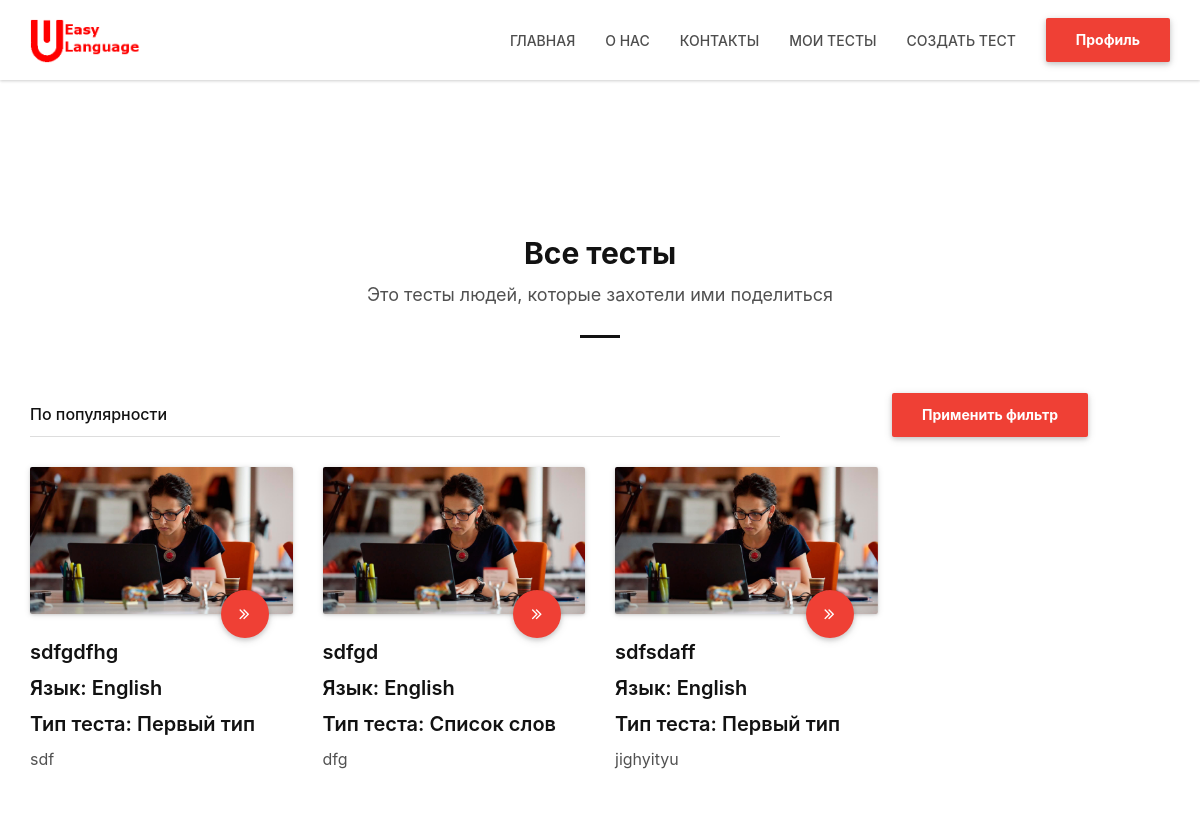
/ (signed in), run on the app's committed database.
### data/tests.py (models this page shows)
class Test(SqlAlchemyBase, SerializerMixin):
    __tablename__ = 'tests'
    id = sqlalchemy.Column(sqlalchemy.Integer,
                           primary_key=True, autoincrement=True)
    title = sqlalchemy.Column(sqlalchemy.String, nullable=True)
    title_picture = sqlalchemy.Column(sqlalchemy.String, nullable=True)
    type = sqlalchemy.Column(sqlalchemy.String, nullable=True)
    made_date = sqlalchemy.Column(sqlalchemy.DateTime,
                                  default=datetime.datetime.now)
    creator = sqlalchemy.Column(sqlalchemy.Integer,
                                sqlalchemy.ForeignKey("users.id"))
    language_id = sqlalchemy.Column(sqlalchemy.Integer,
                                    sqlalchemy.ForeignKey("categories.id"))
    open = sqlalchemy.Column(sqlalchemy.Boolean, nullable=True,
                             default=False)
    description = sqlalchemy.Column(sqlalchemy.String, nullable=True)
    data = sqlalchemy.Column(sqlalchemy.String, nullable=True, default='{}')
    popularity = sqlalchemy.Column(sqlalchemy.Integer, default=0)
    language = orm.relation('Category')
    user = orm.relation('User')

### main.py (the view)
@application.route('/index/', methods=['GET', 'POST'])
@application.route('/index/<int:page_id>', methods=['GET', 'POST'])
@application.route('/', methods=['GET', 'POST'])
@application.route('/<int:page_id>', methods=['GET', 'POST'])
def index(page_id=1):
    session['current_second_test_length'] = 2
    session['current_first_test_length'] = 2
    session['current_images_stack'] = []
    if not current_user.is_authenticated:
        return render_template('index.html')
    db_sess = db_session.create_session()
    user = db_sess.query(User).filter(User.id == current_user.get_id()).first()
    if request.method == 'POST':
        block_filter = {'По популярности': 0, 'По названию': 1, 'По дате (сначала старые)': 2,
                        'По дате (сначала новые)': 3}
        user.current_filter = block_filter[str(request.form).split('block_filter')[-1].split("'")[2]]
        db_sess.add(user)
        db_sess.commit()
    tests = db_sess.query(Test).filter(Test.open == 1).all()
    if len(tests) // 12 + 1 < page_id:
        abort(404)
    languages = {}
    for i in db_sess.query(Category).all():
        languages[i.id] = i.name
    for i in tests:
        i.test_language = languages[i.language_id]
    if user.current_filter == 0:
        tests = sorted(tests, key=lambda x: int(x.popularity), reverse=True)
    if user.current_filter == 1:
        tests = sorted(tests, key=lambda x: x.title)
    if user.current_filter == 2:
        tests = sorted(tests, key=lambda x: x.made_date, reverse=True)
    if user.current_filter == 3:
        tests = sorted(tests, key=lambda x: x.made_date)
    if len(tests) > 12 * page_id:
        next_page_id = page_id + 1
    else:
        next_page_id = 0
    if page_id > 1:
        previous_page_id = page_id - 1
    else:
        previous_page_id = 0
    return render_template('index_for_log_users.html', tests=tests[12 * (page_id - 1):12 * page_id],
                           current_filter=user.current_filter, page=[previous_page_id, next_page_id])

### data/db_session.py (called while the page is built)
def create_session() -> Session:
    global __factory
    return __factory()

### main.py (called while the page is built)
@login_manager.user_loader
def load_user(user_id):
    db_sess = db_session.create_session()
    return db_sess.query(User).get(user_id)

### templates/index_for_log_users.html (shortened to what this page needs)
{% extends "main_form_design.html" %}
{% block content %}
    <div class="white-section section-lg-padding border-bottom">
        <div class="section-container">
            <div class="container">
                <div class="row">
                    <div class="title-block-container text-center">
                        <h2>Все тесты</h2>
                        <p>Это тесты людей, которые захотели ими поделиться</p>
                        <div class="line-separator"></div>
                    </div>
                    <div class="form-block-container text-center">
                        <form method="post" action="">
                            <div class="col-md-8">
                                <div class="form-group">
                                </div>
                            </div>
                            <div class="col-md-4">
                                <div class="form-group">
                                    <button type="submit" class="btn btn-lpbuilder wave-effect">Применить фильтр</button>
                                </div>
                            </div>
                        </form>
                    </div>
                    {% for test in tests %}
                        <div class="col-md-3 col-sm-6 content-block">
                            <div class="content-block-container" style="height: 333px;">
                                <div class="image-block">
                                    <div class="image-block-container">
                                        <img src="{{ url_for('static', filename=test.title_picture) }}" alt="Image Block">
                                        <a href="/test_site/{{ test.id }}" title="Web design" class="btn-lpbuilder-circle btn-lpbuilder-circle-md wave-effect"><i class="fa fa-angle-double-right"></i></a>
                                    </div>
                                </div>
                                <h4>{{test.title}}</h4>
                                <h4>Язык: {{test.test_language}}</h4>
                                {% if test.type == 'first_tests'%}
                                    <h4>Тип теста: Первый тип</h4>
                                {% elif test.type == 'second_tests'%}
                                    <h4>Тип теста: Второй тип</h4>
                                {% else %}
                                    <h4>Тип теста: Список слов</h4>
                                {% endif %}
                                <p>{{test.description}}</p>
                            </div>
                        </div>
                    {% endfor %}
                    {% for test in range(4 - tests|length % 4) %}
                        <div class="col-md-3 col-sm-6 content-block">
                            <div class="content-block-container" style="height: 333px;">
                            </div>
                        </div>
                    {% endfor %}
                </div>
            </div>
        </div>
    </div>
{% endblock %}

### data on the page
Test: title_picture (picture), title "sdfgdfhg", test_language "English", type "Тип теста: Первый тип", description "sdf"
Test: title_picture (picture), title "sdfgd", test_language "English", type "Тип теста: Список слов", description "dfg"
Test: title_picture (picture), title "sdfsdaff", test_language "English", type "Тип теста: Первый тип", description "jighyityu"
